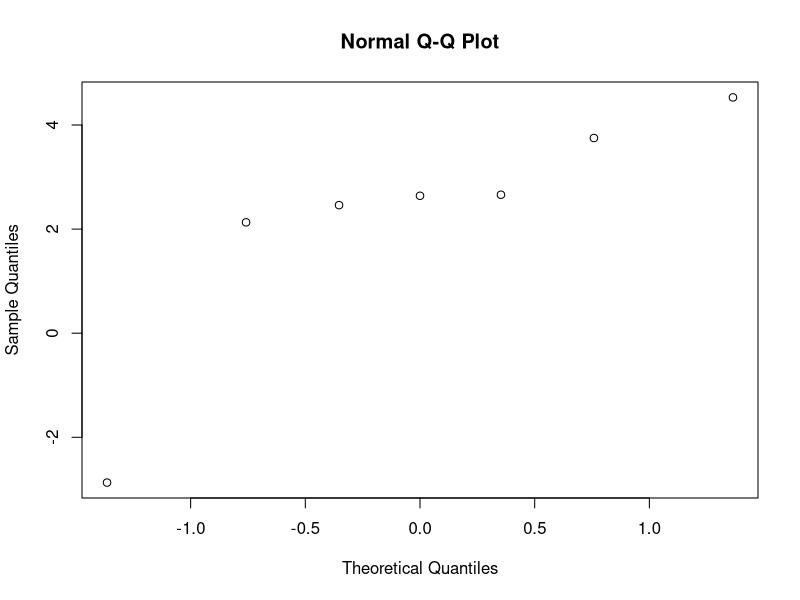
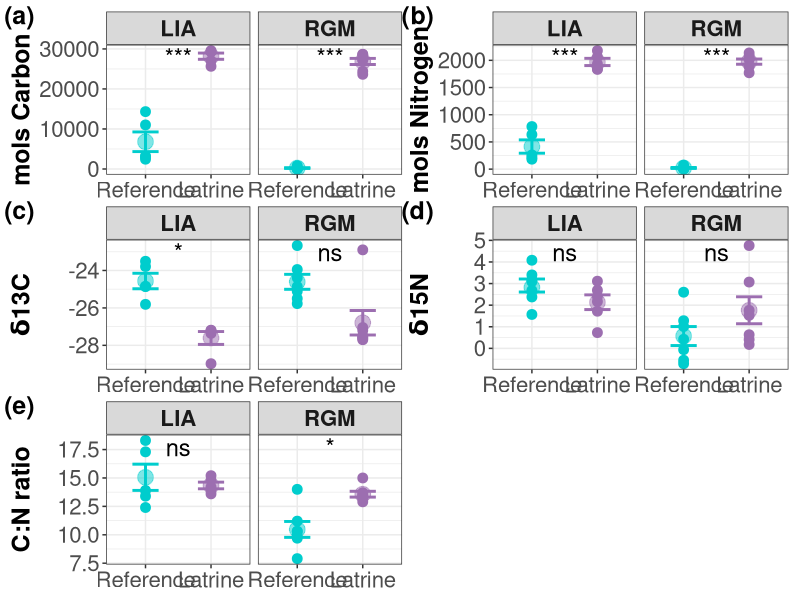
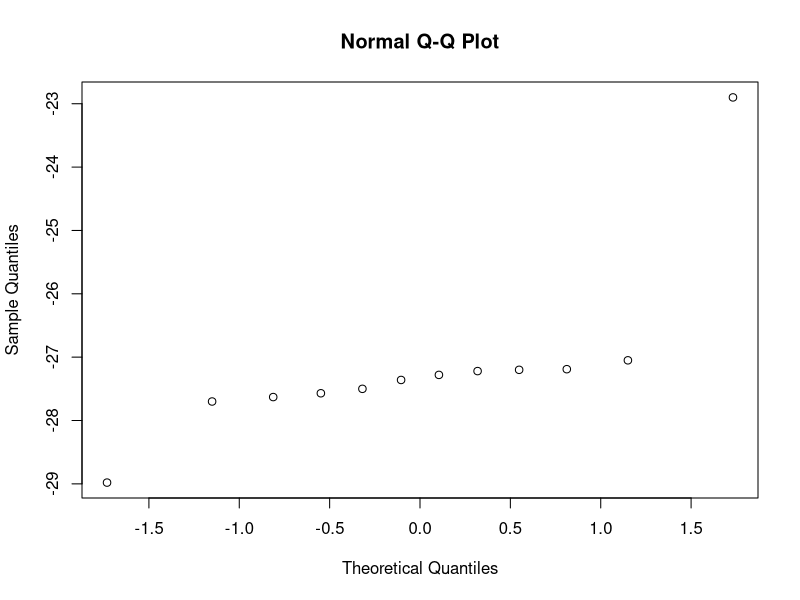

Generate these figures, in order, with R: (Note: this script raises an error after producing the figures.)
library(ggplot2)
library(vegan)
library(tidyverse)
library(doBy)
library(patchwork)


#load in nutrient data
nutrient<- read.csv("Peru_Nutrient.csv")

theme<-theme(plot.title = element_text(size = 16, hjust = 0.5),
             axis.title.y = element_text(face="bold", size = 18), 
             axis.text.x = element_text(size = 16),
             axis.text.y = element_text(size = 16),
             axis.title.x = element_text(size = 18, face = "bold",color = "black"),
             plot.margin = unit(c(0.1,0.1,0,0.1),"cm") ,
             strip.text = element_text(face = "bold", size = 16), 
            legend.position = "none")



########## LIA----

#filter for just lia and remove na
nut_LIA<- nutrient[c(1:4,6:8,11:13),]

#make data wide
wide_LIA<-pivot_wider(names_from='Type', values_from=c('mass_N','mol_N','Mass_C','mol_C','d15N','d13C','CN_Ratio'), data=nut_LIA)

#normality test on the difference between columns
shapiro.test(wide_LIA$mol_N_control-wide_LIA$mol_N_latrine)
shapiro.test(wide_LIA$mol_C_control-wide_LIA$mol_C_latrine)
shapiro.test(wide_LIA$d15N_control-wide_LIA$d15N_latrine)
shapiro.test(wide_LIA$d13C_control-wide_LIA$d13C_latrine)
shapiro.test(wide_LIA$CN_Ratio_control-wide_LIA$CN_Ratio_latrine)

#run paired ttest for control and latrine
t_NL<- t.test(Pair(mol_N_control,mol_N_latrine)~1, data=wide_LIA)
t_CL<- t.test(Pair(mol_C_control,mol_C_latrine)~1, data=wide_LIA)
t_d15L<- t.test(Pair(d15N_control,d15N_latrine)~1, data=wide_LIA) #not different
t_d13L<- t.test(Pair(d13C_control,d13C_latrine)~1, data=wide_LIA)
t_CNL<- t.test(Pair(CN_Ratio_control,CN_Ratio_latrine)~1, data=wide_LIA) #not different

#extract significance for plotting
LIA_tests <- list(
  N = t_NL,
  C = t_CL,
  d15N = t_d15L,
  d13C = t_d13L,
  CN = t_CNL)

p_to_star <- function(p) {
  dplyr::case_when(
    p < 0.001 ~ "***",
    p < 0.01  ~ "**",
    p < 0.05  ~ "*",
    TRUE      ~ "ns")}

LIA_sig_table <- data.frame(
  variable = names(LIA_tests),
  p.value = sapply(LIA_tests, \(x) x$p.value))

LIA_sig_table$stars <- p_to_star(LIA_sig_table$p.value)

#plots
molN_stats <- summaryBy(mol_N ~ Type , nut_LIA, FUN = c(mean))

n_lia <- ggplot(nut_LIA, aes(x=Type, y=mol_N, color=Type, group=Type))+
  geom_point(size=3)+
  geom_point(data=molN_stats, aes(x = Type, y = mol_N.mean, color=Type), size=5, alpha=.5) +
  stat_summary(aes(x=Type, y=mol_N), geom="errorbar", fun.data="mean_se",
                 fun.args=list(mult=1), size=1, width=.4) +
 scale_color_manual(values=c('cyan3','purple3'))+ 
  labs(
    x = NULL,
    y = "mols Nitrogen (LIA)") +
  theme_bw()+
  theme(
    plot.title = element_text(size = 16, hjust = 0.5),
    axis.title.y = element_text(face="bold", size = 18), 
    axis.text.y = element_text(size = 16),
    axis.title.x = element_text(size = 18, face = "bold",color = "black"),
    axis.text.x=element_text(size=16),
    legend.position = "none",
    plot.margin = unit(c(0.1,0.1,0,0.1),"cm"))

molC_stats <- summaryBy(mol_C ~ Type , nut_LIA, FUN = c(mean))

c_lia <- ggplot(nut_LIA, aes(x=Type, y=mol_C, color=Type, group=Type))+
  geom_point(size=3)+
  geom_point(data=molC_stats, aes(x = Type, y = mol_C.mean, color=Type), size=5, alpha=.5) +
  stat_summary(aes(x=Type, y=mol_C), geom="errorbar", fun.data="mean_se",
               fun.args=list(mult=1), size=1, width=.4) +
  scale_color_manual(values=c('cyan3','purple3'))+ 
  labs(
    x = NULL,
    y = "mols Carbon (LIA)") +
  theme_bw()+
  theme(
    plot.title = element_text(size = 16, hjust = 0.5),
    axis.title.y = element_text(face="bold", size = 18), 
    axis.text.y = element_text(size = 16),
    axis.title.x = element_text(size = 18, face = "bold",color = "black"),
    axis.text.x=element_text(size=16),
    legend.position = "none", 
    plot.margin = unit(c(0.1,0.1,0,0.1),"cm"))

d13C_stats <- summaryBy(d13C ~ Type , nut_LIA, FUN = c(mean))

d13c_lia <- ggplot(nut_LIA, aes(x=Type, y=d13C, color=Type, group=Type))+
  geom_point(size=3)+
  geom_point(data=d13C_stats, aes(x = Type, y = d13C.mean, color=Type), size=5, alpha=.5) +
  stat_summary(aes(x=Type, y=d13C), geom="errorbar", fun.data="mean_se",
               fun.args=list(mult=1), size=1, width=.4) +
  scale_color_manual(values=c('cyan3','purple3'))+ 
  labs(
    x = NULL,
    y = "mols 𝝳13C (LIA)") +
  theme_bw()+
  theme(
    plot.title = element_text(size = 16, hjust = 0.5),
    axis.title.y = element_text(face="bold", size = 18), 
    axis.text.y = element_text(size = 16),
    axis.title.x = element_text(size = 18, face = "bold",color = "black"),
    axis.text.x=element_text(size=16),
    legend.position = "none",
    plot.margin = unit(c(0.1,0.1,0,0.1),"cm"))

############ RGM----
#filter for just rgm
nut_RGM<- nutrient[14:27,1:10]

#make data wide
wide_RGM<-pivot_wider(names_from='Type', values_from=c('mass_N','mol_N','Mass_C','mol_C','d15N','d13C','CN_Ratio'), data=nut_RGM)

#normality test on the difference between columns
shapiro.test(wide_RGM$mol_N_control-wide_RGM$mol_N_latrine)
shapiro.test(wide_RGM$mol_C_control-wide_RGM$mol_C_latrine)
shapiro.test(wide_RGM$d15N_control-wide_RGM$d15N_latrine)
shapiro.test(wide_RGM$d13C_control-wide_RGM$d13C_latrine) #not normal
shapiro.test(wide_RGM$CN_Ratio_control-wide_RGM$CN_Ratio_latrine)

qqnorm(wide_RGM$d13C_control-wide_RGM$d13C_latrine)

#run paired ttest for control and latrine
t_N <- t.test(Pair(mol_N_control,mol_N_latrine)~1, data=wide_RGM)
t_C <- t.test(Pair(mol_C_control,mol_C_latrine)~1, data=wide_RGM)
t_d15 <- t.test(Pair(d15N_control,d15N_latrine)~1, data=wide_RGM) #not different
# t.test(Pair(d13C_control,d13C_latrine)~1, data=wide_RGM) # p= .05124, but not normal
t_CN <- t.test(Pair(CN_Ratio_control,CN_Ratio_latrine)~1, data=wide_RGM) 

RGM_d13C_c<- wide_RGM$d13C_control
RGM_d13C_l<- wide_RGM$d13C_latrine
t_d13 <- wilcox.test(RGM_d13C_c, RGM_d13C_l, paired=T) # not different

#extract significance for plotting
RGM_tests <- list(
  N = t_N,
  C = t_C,
  d15N = t_d15,
  d13C = t_d13,
  CN = t_CN)

p_to_star <- function(p) {
  dplyr::case_when(
    p < 0.001 ~ "***",
    p < 0.01  ~ "**",
    p < 0.05  ~ "*",
    TRUE      ~ "ns")}

RGM_sig_table <- data.frame(
  variable = names(RGM_tests),
  p.value = sapply(RGM_tests, \(x) x$p.value))

RGM_sig_table$stars <- p_to_star(RGM_sig_table$p.value)



#plots
RGM_molN_stats <- summaryBy(mol_N ~ Type , nut_RGM, FUN = c(mean))

n_rgm <- ggplot(nut_RGM, aes(x=Type, y=mol_N, color=Type, group=Type))+
  geom_point(size=3)+
  geom_point(data=RGM_molN_stats, aes(x = Type, y = mol_N.mean, color=Type), size=5, alpha=.5) +
  stat_summary(aes(x=Type, y=mol_N), geom="errorbar", fun.data="mean_se",
               fun.args=list(mult=1), size=1, width=.4) +
  scale_color_manual(values=c('cyan3','purple3'))+ 
  labs(
    x = NULL,
    y = "mols Nitrogent (RGM)") +
  theme_bw()+
  theme(
    plot.title = element_text(size = 16, hjust = 0.5),
    axis.title.y = element_text(face="bold", size = 18), 
    axis.text.y = element_text(size = 16),
    axis.title.x = element_text(size = 18, face = "bold",color = "black"),
    axis.text.x=element_text(size=16),
    legend.position = "none", 
    plot.margin = unit(c(0.1,0.1,0,0.1),"cm"))

RGM_molC_stats <- summaryBy(mol_C ~ Type , nut_RGM, FUN = c(mean))

c_rgm <- ggplot(nut_RGM, aes(x=Type, y=mol_C, color=Type, group=Type))+
  geom_point(size=3)+
  geom_point(data=RGM_molC_stats, aes(x = Type, y = mol_C.mean, color=Type), size=5, alpha=.5) +
  stat_summary(aes(x=Type, y=mol_C), geom="errorbar", fun.data="mean_se",
               fun.args=list(mult=1), size=1, width=.4) +
  scale_color_manual(values=c('cyan3','purple3'))+ 
  theme_bw()+
  labs(
    x = NULL,
    y = "mols Carbon (RGM)") +
  theme(
    plot.title = element_text(size = 16, hjust = 0.5),
    axis.title.y = element_text(face="bold", size = 18), 
    axis.text.y = element_text(size = 16),
    axis.title.x = element_text(size = 18, face = "bold",color = "black"),
    axis.text.x=element_text(size=16),
    legend.position = "none", 
    plot.margin = unit(c(0.1,0.1,0,0.1),"cm"))

RGM_CN_stats <- summaryBy(CN_Ratio ~ Type , nut_RGM, FUN = c(mean))

cn_rgm <- ggplot(nut_RGM, aes(x=Type, y=CN_Ratio, color=Type, group=Type))+
  geom_point(size=3)+
  geom_point(data=RGM_CN_stats, aes(x = Type, y = CN_Ratio.mean, color=Type), size=5, alpha=.5) +
  stat_summary(aes(x=Type, y=CN_Ratio), geom="errorbar", fun.data="mean_se",
               fun.args=list(mult=1), size=1, width=.4) +
  scale_color_manual(values=c('cyan3','purple3'))+ 
  labs(
    x = NULL,
    y = "C:N ratio (RGM)") +
  theme_bw()+
  theme(
    plot.title = element_text(size = 16, hjust = 0.5),
    axis.title.y = element_text(face="bold", size = 18), 
    axis.text.y = element_text(size = 16),
    axis.title.x = element_text(size = 18, face = "bold",color = "black"),
    axis.text.x=element_text(size=16),
    plot.margin = unit(c(0.1,0.1,0,0.1),"cm"))



#####plot both soil types----

#significance annotations 
RGM_sig_table$soilAge <- "rgm"
LIA_sig_table$soilAge <- "lia"
sig_table <- rbind(RGM_sig_table, LIA_sig_table)
sig_table$x <- 1.5
sig_table$y <- Inf



#mol C
RGM_C_mean<- data.frame(soilAge=c('rgm','rgm'), Type=c('control', 'latrine'), mol_C=c(231.7143, 26869))
LIA_C_mean<-data.frame(soilAge=c('lia','lia'), Type=c('control', 'latrine'), mol_C=c(6805.8, 28181.8))

both_c <- ggplot(nutrient, aes(x=Type, y=mol_C, color=Type, group=Type))+
  geom_point(size=3)+
  geom_point(data=RGM_C_mean, aes(x = Type, y = mol_C, color=Type), size=5, alpha=.5) +
  geom_point(data=LIA_C_mean, aes(x = Type, y = mol_C, color=Type), size=5, alpha=.5) +
  stat_summary(aes(x=Type, y=mol_C), geom="errorbar", fun.data="mean_se",
               fun.args=list(mult=1), size=1, width=.4) +
  scale_color_manual(values=c('cyan3','#9C6EB0'))+ 
  theme_bw()+
  scale_x_discrete(labels = c(
    "control" = "Reference",
    "latrine" = "Latrine")) +
  labs(
    x = NULL,
    y = "mols Carbon", 
    tag = "(a)") +
  facet_wrap(~soilAge, labeller = labeller(soilAge = c(
    "rgm" = "RGM", "lia" = "LIA"))) +
  geom_text(
    data = subset(sig_table, variable == "C"),
    aes(x = 1.5, y = Inf, label = stars),
    inherit.aes = FALSE,
    vjust = 1.2,
    size = 6) + 
  theme_bw() + 
  theme +
  theme(
    plot.tag = element_text(face = "bold", size = 18),
    plot.tag.position = c(0.02, 0.98)) 

#mol_N
RGM_N_mean<- data.frame(soilAge=c('rgm','rgm'), Type=c('control', 'latrine'), mol_N=c(21.37143, 1976.61429))
LIA_N_mean<-data.frame(soilAge=c('lia','lia'), Type=c('control', 'latrine'), mol_N=c(415.52, 1970.44))

both_N <- nutrient[c(1:4,6:8,11:27),] %>% 
  ggplot(., aes(x=Type, y=mol_N, color=Type, group=Type))+
    geom_point(size=3)+
    geom_point(data=RGM_N_mean, aes(x = Type, y = mol_N, color=Type), size=5, alpha=.5) +
    geom_point(data=LIA_N_mean, aes(x = Type, y = mol_N, color=Type), size=5, alpha=.5) +
    stat_summary(aes(x=Type, y=mol_N), geom="errorbar", fun.data="mean_se",
                 fun.args=list(mult=1), size=1, width=.4) +
  scale_color_manual(values=c('cyan3','#9C6EB0'))+ 
    theme_bw()+
  scale_x_discrete(labels = c(
    "control" = "Reference",
    "latrine" = "Latrine")) +
  labs(
    x = NULL,
    y = "mols Nitrogen", 
    tag = "(b)") +
  facet_wrap(~soilAge, labeller = labeller(soilAge = c(
    "rgm" = "RGM", "lia" = "LIA")))+
  geom_text(
    data = subset(sig_table, variable == "N"),
    aes(x = 1.5, y = Inf, label = stars),
    inherit.aes = FALSE,
    vjust = 1.2,
    size = 6) + theme_bw() + 
  theme +
  theme(
    plot.tag = element_text(face = "bold", size = 18),
    plot.tag.position = c(0.02, 0.98)) 

#CN ratio
RGM_CN_mean<- data.frame(soilAge=c('rgm','rgm'), Type=c('control', 'latrine'), CN_Ratio=c(mean(wide_RGM$CN_Ratio_control), mean(wide_RGM$CN_Ratio_latrine)))
LIA_CN_mean<-data.frame(soilAge=c('lia','lia'), Type=c('control', 'latrine'), CN_Ratio=c(mean(wide_LIA$CN_Ratio_control), mean(wide_LIA$CN_Ratio_latrine)))

both_cn <- ggplot(nutrient, aes(x=Type, y=CN_Ratio, color=Type, group=Type))+
  geom_point(size=3)+
  geom_point(data=RGM_CN_mean, aes(x = Type, y = CN_Ratio, color=Type), size=5, alpha=.5) +
  geom_point(data=LIA_CN_mean, aes(x = Type, y = CN_Ratio, color=Type), size=5, alpha=.5) +
  stat_summary(aes(x=Type, y=CN_Ratio), geom="errorbar", fun.data="mean_se",
               fun.args=list(mult=1), size=1, width=.4) +
  scale_color_manual(values=c('cyan3','#9C6EB0'))+ 
  theme_bw()+
  scale_x_discrete(labels = c(
    "control" = "Reference",
    "latrine" = "Latrine")) +
  labs(
    x = NULL,
    y = "C:N ratio", 
    tag = "(e)") +
  facet_wrap(~soilAge, labeller = labeller(soilAge = c(
    "rgm" = "RGM", "lia" = "LIA")))+
  geom_text(
    data = subset(sig_table, variable == "CN"),
    aes(x = 1.5, y = Inf, label = stars),
    inherit.aes = FALSE,
    vjust = 1.2,
    size = 6) + theme_bw() + 
  theme +
  theme(
    plot.tag = element_text(face = "bold", size = 18),
    plot.tag.position = c(0.02, 0.98)) 

#d15N ratio
RGM_d15N_mean<- data.frame(soilAge=c('rgm','rgm'), Type=c('control', 'latrine'), d15N=c(mean(wide_RGM$d15N_control), mean(wide_RGM$d15N_latrine)))
LIA_d15N_mean<-data.frame(soilAge=c('lia','lia'), Type=c('control', 'latrine'), d15N=c(mean(wide_LIA$d15N_control), mean(wide_LIA$d15N_latrine)))

both_d15N <- ggplot(nutrient, aes(x=Type, y=d15N, color=Type, group=Type))+
  geom_point(size=3)+
  geom_point(data=RGM_d15N_mean, aes(x = Type, y = d15N, color=Type), size=5, alpha=.5) +
  geom_point(data=LIA_d15N_mean, aes(x = Type, y = d15N, color=Type), size=5, alpha=.5) +
  stat_summary(aes(x=Type, y=d15N), geom="errorbar", fun.data="mean_se",
               fun.args=list(mult=1), size=1, width=.4) +
  scale_color_manual(values=c('cyan3','#9C6EB0'))+ 
  theme_bw()+
  scale_x_discrete(labels = c(
    "control" = "Reference",
    "latrine" = "Latrine")) +
  labs(
    x = NULL,
    y = "𝝳15N", 
    tag = "(d)") +
  facet_wrap(~soilAge, labeller = labeller(soilAge = c(
    "rgm" = "RGM", "lia" = "LIA")))+
  geom_text(
    data = subset(sig_table, variable == "d15N"),
    aes(x = 1.5, y = Inf, label = stars),
    inherit.aes = FALSE,
    vjust = 1.2,
    size = 6) + theme_bw() + 
  theme +
  theme(
    plot.tag = element_text(face = "bold", size = 18),
    plot.tag.position = c(0.02, 0.98)) 

#d13C ratio
RGM_d13C_mean<- data.frame(soilAge=c('rgm','rgm'), Type=c('control', 'latrine'), d13C=c(mean(wide_RGM$d13C_control), mean(wide_RGM$d13C_latrine)))
LIA_d13C_mean<-data.frame(soilAge=c('lia','lia'), Type=c('control', 'latrine'), d13C=c(mean(wide_LIA$d13C_control), mean(wide_LIA$d13C_latrine)))

both_d13C <- ggplot(nutrient, aes(x=Type, y=d13C, color=Type, group=Type))+
  geom_point(size=3)+
  geom_point(data=RGM_d13C_mean, aes(x = Type, y = d13C, color=Type), size=5, alpha=.5) +
  geom_point(data=LIA_d13C_mean, aes(x = Type, y = d13C, color=Type), size=5, alpha=.5) +
  stat_summary(aes(x=Type, y=d13C), geom="errorbar", fun.data="mean_se",
               fun.args=list(mult=1), size=1, width=.4) +
  scale_color_manual(values=c('cyan3','#9C6EB0'))+ 
  theme_bw()+
  scale_x_discrete(labels = c(
    "control" = "Reference",
    "latrine" = "Latrine")) +
  labs(
    x = NULL,
    y = "𝝳13C", 
    tag = "(c)") +
  facet_wrap(~soilAge, labeller = labeller(soilAge = c(
  "rgm" = "RGM", "lia" = "LIA")))+
  geom_text(
    data = subset(sig_table, variable == "d13C"),
    aes(x = 1.5, y = Inf, label = stars),
    inherit.aes = FALSE,
    vjust = 1.2,
    size = 6) + theme_bw() + 
  theme +
  theme(
    plot.tag = element_text(face = "bold", size = 18),
    plot.tag.position = c(0.02, 0.98)) 

#plot all together 
nutrient_plots <- wrap_plots(both_c, both_N, both_d13C, both_d15N, both_cn, ncol = 2)
nutrient_plots






############ latrines----
#filter for just latrines
nut_lat<- nutrient %>% 
  filter(Type=='latrine') %>% 
  filter(!is.na(mol_C))

#make data wide
wide_lat<-pivot_wider(names_from='soilAge', values_from=c('mass_N','mol_N','Mass_C','mol_C','d15N','d13C','CN_Ratio'), data=nut_lat)

#normality test on the difference between columns
shapiro.test(nut_lat$mol_N)
shapiro.test(nut_lat$mol_C)
shapiro.test(nut_lat$d15N)
shapiro.test(nut_lat$d13C) # not normal
shapiro.test(nut_lat$CN_Ratio)

qqnorm(nut_lat$d13C)

#run paired ttest for control and latrine
t.test(mol_N~soilAge, data=nut_lat)
t.test(mol_C~soilAge, data=nut_lat)
t.test(d15N~soilAge, data=nut_lat)
t.test(CN_Ratio~soilAge, data=nut_lat)
#none of these are different

wilcox.test(d13C~soilAge, data=nut_lat) # not different


############ controls----
#filter for just controls
nut_con<- nutrient %>% 
  filter(Type=='control') %>% 
  filter(!is.na(mol_C))

#make data wide
wide_con<-pivot_wider(names_from='soilAge', values_from=c('mass_N','mol_N','Mass_C','mol_C','d15N','d13C','CN_Ratio'), data=nut_con)

#normality test on the difference between columns
shapiro.test(con_lat$mol_N) #not norm
shapiro.test(con_lat$mol_C) #not norm
shapiro.test(con_lat$d15N)
shapiro.test(con_lat$d13C) 
shapiro.test(con_lat$CN_Ratio)

qqnorm(nut_lat$d13C)

#run paired ttest for normal nutrients 
t.test(d13C~soilAge, data=nut_con) #no diff 
t.test(d15N~soilAge, data=nut_lat) #no diff 
t.test(CN_Ratio~soilAge, data=nut_lat) #marginal? 

#wilcoxon for non-normal nutrients 
wilcox.test(mol_N~soilAge, data=nut_lat) 
wilcox.test(mol_C~soilAge, data=nut_lat)
#no difference 
